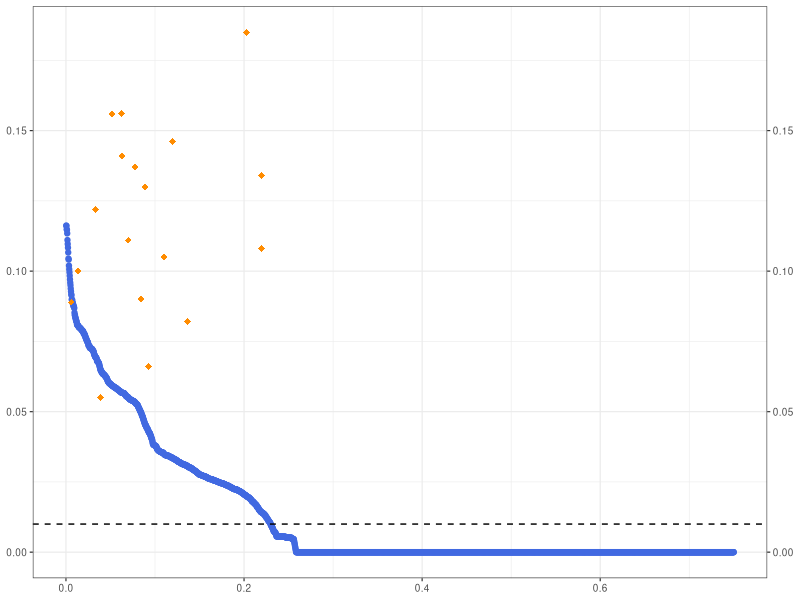
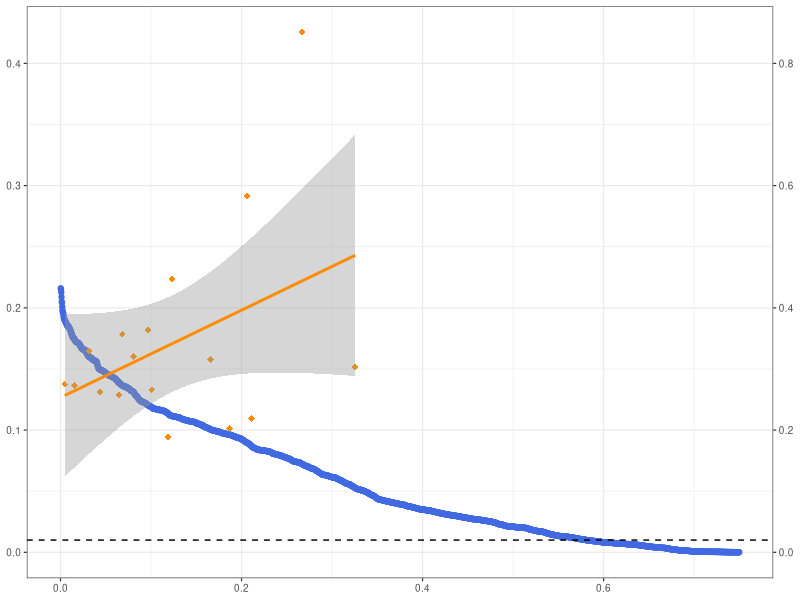
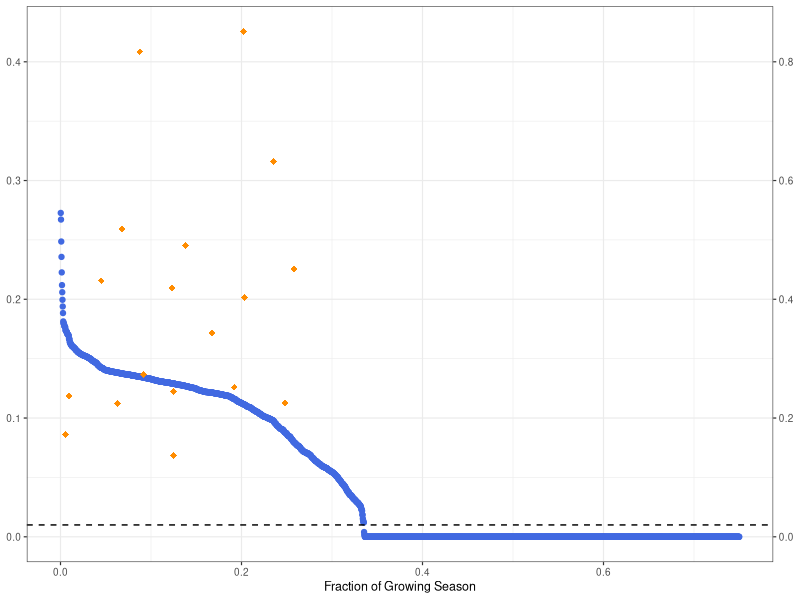
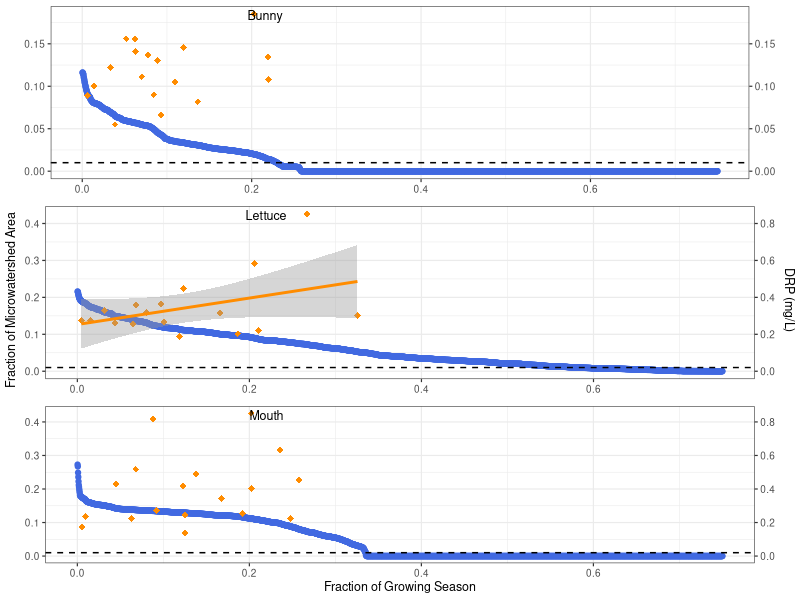
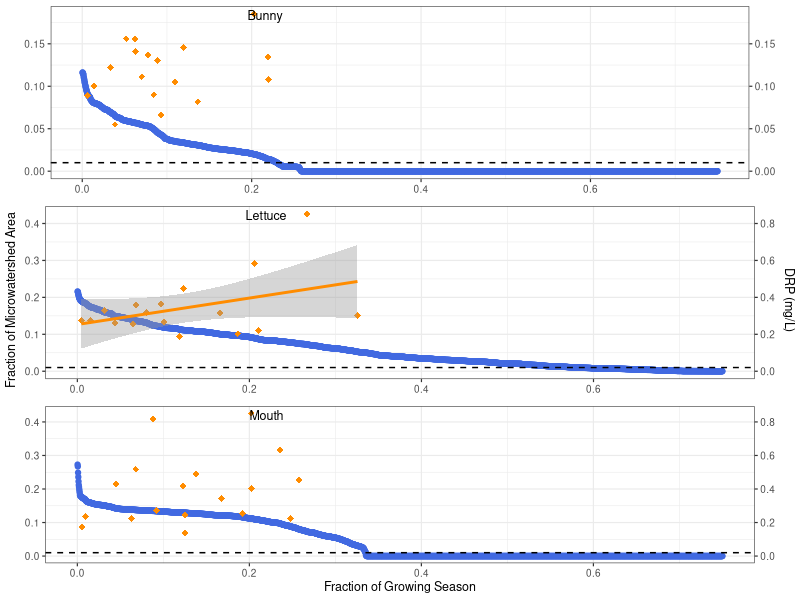

Write the R code that produced these figures, in order.
## ---- chunk 1
knitr::opts_chunk$set(echo = TRUE)
## ---- chunk 2
library(tidyr)
library(dplyr)
library(ggplot2)
library(ggpubr)
## ---- chunk 3
load.curve.b <- read.csv("./data/Bunny_LoadDuration.csv", header=T, sep=",")
bunny <- load.curve.b %>%
  filter(PercentSeason <= 0.75)

load.curve.l <- read.csv("./data/Lettuce_LoadDuration.csv", header=T, sep=",")
lettuce <- load.curve.l %>%
  filter(PercentSeason <= 0.75)

load.curve.m <- read.csv("./data/Mouth_LoadDuration.csv", header=T, sep=",")
mouth <- load.curve.m %>%
  filter(PercentSeason <= 0.75)

## ---- chunk 4
b <- ggplot(bunny, aes())+
  geom_point(aes(x = PercentSeason, y=PercentArea), color="royalblue")+
  geom_point(aes(x=PercentSeason, y=DRP.mg.per.L), shape=18, size=2, color="darkorange")+
  geom_hline(yintercept = 0.01, linetype="dashed")+
  theme_bw(base_size = 9)+
  scale_y_continuous(sec.axis=sec_axis(~ .*1, name=NULL))+
  labs(
    x=NULL,
    y=NULL
  )
  
b
## ---- chunk 5
l <- ggplot(lettuce, aes())+
  geom_point(aes(x = PercentSeason, y=PercentArea), color="royalblue")+
  geom_point(aes(x=PercentSeason, y=DRP.mg.per.L/2), shape=18, size=2, color="darkorange")+
  geom_hline(yintercept = 0.01, linetype="dashed")+
  geom_smooth(method = "lm", aes(x=PercentSeason, y=DRP.mg.per.L/2), color="darkorange")+
  theme_bw(base_size = 9)+
  scale_y_continuous(sec.axis=sec_axis(~ .*2, name=NULL))+
  labs(
    x=NULL,
    y=NULL
  )

l
## ---- chunk 6
m <- ggplot(mouth, aes())+
  geom_point(aes(x = PercentSeason, y=PercentArea), color="royalblue")+
  geom_point(aes(x=PercentSeason, y=DRP.mg.per.L/2), shape=18, size=2, color="darkorange")+
  geom_hline(yintercept = 0.01, linetype="dashed")+
  theme_bw(base_size = 9)+
  scale_y_continuous(sec.axis=sec_axis(~ .*2, name=NULL))+
  labs(
    x="Fraction of Growing Season",
    y=NULL
  )

m
## ---- chunk 7
Fig4<- ggarrange(b, l, m, nrow=3,
          labels = c("Bunny", "Lettuce","Mouth"),
          font.label = list(size=9, face="plain"), 
          hjust=c(-6.5,-5.5,-6.75), 
          vjust=c(2))

Fig4 <- annotate_figure(Fig4,
                left = text_grob("Fraction of Microwatershed Area", rot = 90, size = 9),
                right = text_grob("DRP (mg/L)", rot = -90, size = 9)
        )

Fig4
## ---- chunk 8
png("04_LoadDuration.png", width = 90, height=215, units="mm", res=300)
Fig4
dev.off()
